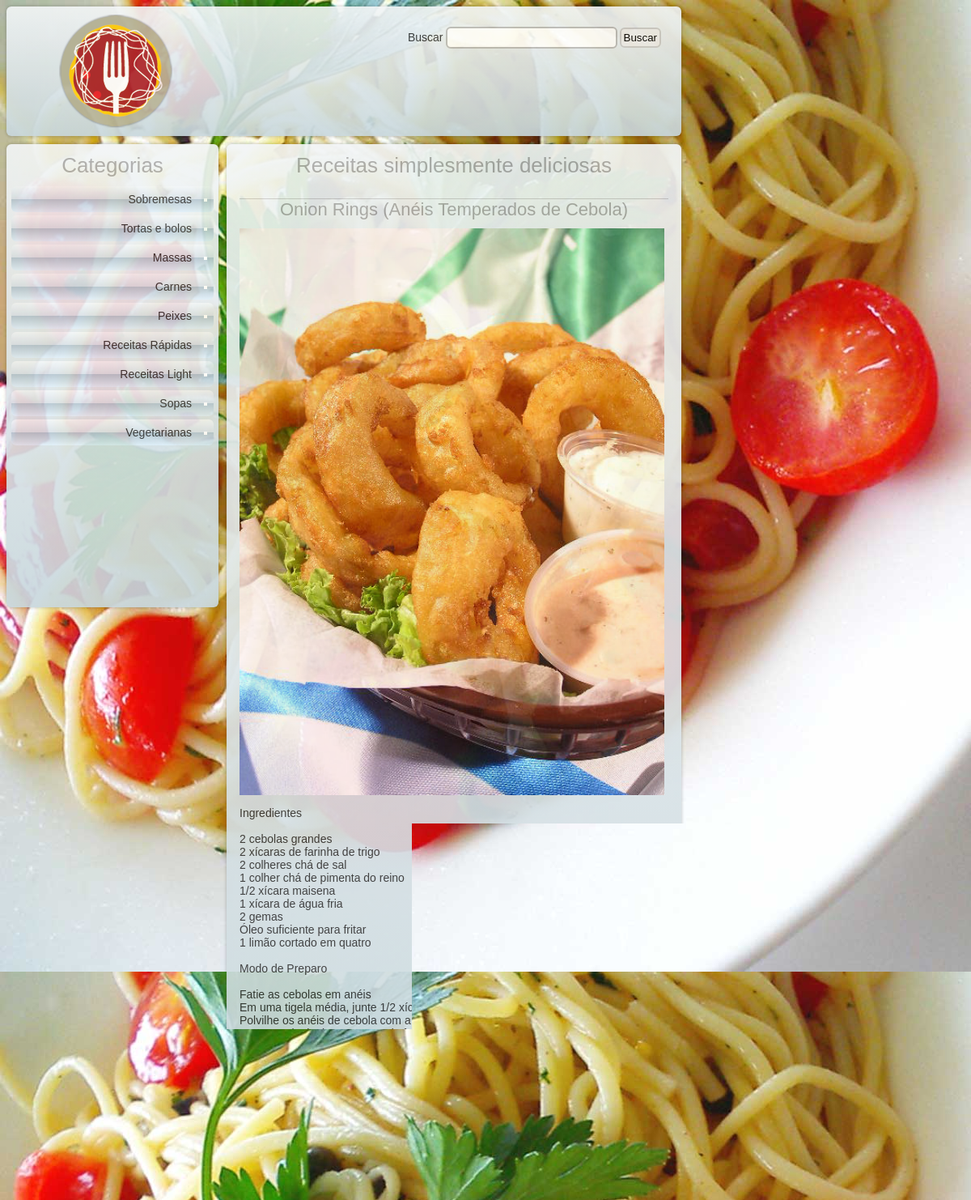
/receitas/ver/onion-rings, run on the app's committed database.
### tables this page shows
CREATE TABLE IF NOT EXISTS `categorias` (
  `id_categoria` int(10) unsigned NOT NULL AUTO_INCREMENT,
  `categoria` varchar(45) NOT NULL,
  `slug_categoria` varchar(255) NOT NULL,
  PRIMARY KEY (`id_categoria`)
);

CREATE TABLE IF NOT EXISTS `receitas` (
  `id_receita` int(10) unsigned NOT NULL AUTO_INCREMENT,
  `nome` varchar(255) NOT NULL,
  `slug_receita` varchar(255) NOT NULL,
  `texto` text NOT NULL,
  `categoria` int(10) unsigned NOT NULL,
  `foto` varchar(45) DEFAULT NULL,
  `adicionada_quando` timestamp NOT NULL DEFAULT CURRENT_TIMESTAMP,
  PRIMARY KEY (`id_receita`),
  KEY `FK_receitas_categoria` (`categoria`)
);

### application/controllers/receitas.php (called while the page is built, shortened)
<?php if(!defined('BASEPATH')) exit('No direct script access allowed');
class Receitas extends CI_Controller {
	public function ver($slug_receita = null){
		$data['categorias'] = $this->db->get('categorias')->result();
		$this->db->where('slug_receita',$slug_receita);
		$data2['receita'] = $this->db->get('receitas')->result();
		$this->load->view('html_header');
		$this->load->view('cabecalho');
		$this->load->view('menu_categorias' , $data);
		$this->load->view('receita', $data2);
		$this->load->view('rodape');
		$this->load->view('html_footer');
	}
}

### index.php (called while the page is built, shortened)
<?php
require_once BASEPATH.'core/CodeIgniter.php';

### application/views/menu_categorias.php (the view)
<div id="menu_de_categorias" class="gradiente0 sombra radious">
	<h2>Categorias</h2>
	<ul>
		<?php foreach($categorias as $cat):?>
			<li class='gradiente1 radious'>
				<?php
				echo anchor(
					'receitas/categoria/'.$cat->slug_categoria,
					$cat->categoria
				);
				?>
			</li>
		<?php endforeach;?>
	</ul>
</div>

### application/views/receita.php
<div id="conteudo" class="gradiente0 sombra radious">
	<?php
	echo heading("Receitas simplesmente deliciosas",2);
	?>
	<div id="receita">
	<?php
	foreach($receita as $rec){
		echo heading($rec->nome,3);
		echo img('assets/imgs/receitas/'.$rec->foto);
		echo "<p>" . nl2br($rec->texto) . "</p>";
	}
	?>
	<a href="javascript:history.go(-1)">Voltar</a> | <a href="javascript:self.print()">Imprimir</a>
	</div>
</div>

### assets/css/layout.css (style rules this page uses)
body { background-color:#EFEFEF; font-family: Lucida Grande, Verdana, Geneva, Sans-serif;font-size: 14px; color: #333; background-image: url('../imgs/pasta.jpg'); background-attachment: fixed }
.gradiente0 { background: #f2f5f6; background: -moz-linear-gradient(top, #f2f5f6 0%, #e3eaed 37%, #c8d7dc 100%); background: -webkit-gradient(linear, left top, left bottom, color-stop(0%,#f2f5f6), color-stop(37%,#e3eaed), color-stop(100%,#c8d7dc)); background: -webkit-linear-gradient(top, #f2f5f6 0%,#e3eaed 37%,#c8d7dc 100%); background: -o-linear-gradient(top, #f2f5f6 0%,#e3eaed 37%,#c8d7dc 100%); background: -ms-linear-gradient(top, #f2f5f6 0%,#e3eaed 37%,#c8d7dc 100%); background: linear-gradient(top, #f2f5f6 0%,#e3eaed 37%,#c8d7dc 100%); filter: progid:DXImageTransform.Microsoft.gradient( startColorstr='#f2f5f6', endColorstr='#c8d7dc',GradientType=0 ); }
.gradiente1 { background: #f2f6f8; background: -moz-linear-gradient(top, #f2f6f8 0%, #d8e1e7 50%, #b5c6d0 51%, #e0eff9 100%); background: -webkit-gradient(linear, left top, left bottom, color-stop(0%,#f2f6f8), color-stop(50%,#d8e1e7), color-stop(51%,#b5c6d0), color-stop(100%,#e0eff9)); background: -webkit-linear-gradient(top, #f2f6f8 0%,#d8e1e7 50%,#b5c6d0 51%,#e0eff9 100%); background: -o-linear-gradient(top, #f2f6f8 0%,#d8e1e7 50%,#b5c6d0 51%,#e0eff9 100%); background: -ms-linear-gradient(top, #f2f6f8 0%,#d8e1e7 50%,#b5c6d0 51%,#e0eff9 100%); background: linear-gradient(top, #f2f6f8 0%,#d8e1e7 50%,#b5c6d0 51%,#e0eff9 100%); filter: progid:DXImageTransform.Microsoft.gradient( startColorstr='#f2f6f8', endColorstr='#e0eff9',GradientType=0 ); }
.sombra { -webkit-box-shadow: 0px 0px 4px 0px rgba(26, 26, 26, 0.3);-moz-box-shadow: 0px 0px 4px 0px rgba(26, 26, 26, 0.3);box-shadow: 0px 0px 4px 0px rgba(26, 26, 26, 0.3); }
.radious { -webkit-border-radius: 6px; -moz-border-radius: 6px; border-radius: 6px; }
#cabecalho img { margin-left:60px;margin-top: 5px;margin-bottom: 5px }
#menu_de_categorias { background-color:#DDD; float:left; width:250px; height:560px; float:left; padding:6px;opacity: 0.91 }
#menu_de_categorias ul, #conteudo ul { margin: 0px; padding: 0px; }
#menu_de_categorias ul li, #conteudo ul li { padding:8px; margin-bottom:4px; text-align: right; color:#FFF; list-style:square; list-style-position:inside; direction: rtl; }
#menu_de_categorias a, #conteudo ul li a { font-family: 'Lucida Sans Unicode', 'Lucida Grande', sans-serif; text-decoration: none; color:#333; }
#conteudo { float:left; width:550px; margin-left:10px; background-color:#DDD; padding:6px; min-height: 560px; opacity: 0.91 }
#conteudo h2, #menu_de_categorias h2 { text-align: center; color:#AAA; font-size:26px; padding:0px; margin-top:5px; margin-bottom:10px; font-family: Century Gothic, sans-serif; font-weight: lighter; }
#conteudo h3 { text-align: center; color:#AAA; font-size:22px; padding:0px; margin-top:5px; margin-bottom:10px; font-family: Century Gothic, sans-serif; font-weight: lighter; border-top:#CCC solid 1px }
#receita { padding:10px; }
#receita img { width:525px; }
#formbusca input[type=text] { border:#BBB solid 2px; width: 200px; padding:4px;-webkit-border-radius: 6px; -moz-border-radius: 6px; border-radius: 6px; margin-right: 3px;margin-left: 3px }
#formbusca input[type=submit] { border:#CCC solid 2px; padding:3px;-webkit-border-radius: 6px; -moz-border-radius: 6px; border-radius: 6px; }

### data on the page
categorias: slug_categoria+categoria "Sobremesas"
categorias: slug_categoria+categoria "Tortas e bolos"
categorias: slug_categoria+categoria "Massas"
categorias: slug_categoria+categoria "Carnes"
categorias: slug_categoria+categoria "Peixes"
categorias: slug_categoria+categoria "Receitas Rápidas"
categorias: slug_categoria+categoria "Receitas Light"
categorias: slug_categoria+categoria "Sopas"
categorias: slug_categoria+categoria "Vegetarianas"
receitas: nome "Onion Rings (Anéis Temperados de Cebola)", foto (picture), texto "Ingredientes 2 cebolas grandes 2 xícaras de farinha de trigo 2 colheres chá de sal 1 colher chá de pimenta do reino 1/2 xícara maisena 1 xícara de água fria 2 gemas Óleo suficiente para fritar 1 limão cortado em quatro Modo de Preparo Fatie as cebolas em anéis Em uma tigela média, junte 1/2 xícara de farinha com o sal e a pimenta Polvilhe os anéis de cebola com a farinha temperada Em outra tigela, junte o resto da farinha, a maizena, a água e as gemas dos ovos, fazendo uma massa homogênia Esquente o óleo em uma temperatura de mais ou menos 180º graus Mergulhe na massa os anéis polvilhados Retire o excesso de massa Mergulhe os anéis no óleo para fritar por 2 a 3 minutos, até ficarem dourados…"

### other printed values
form_label("Buscar","busca") "Buscar"
heading("Receitas simplesmente deliciosas",2) "Receitas simplesmente deliciosas"
$this->benchmark->elapsed_time() "0.0002"
